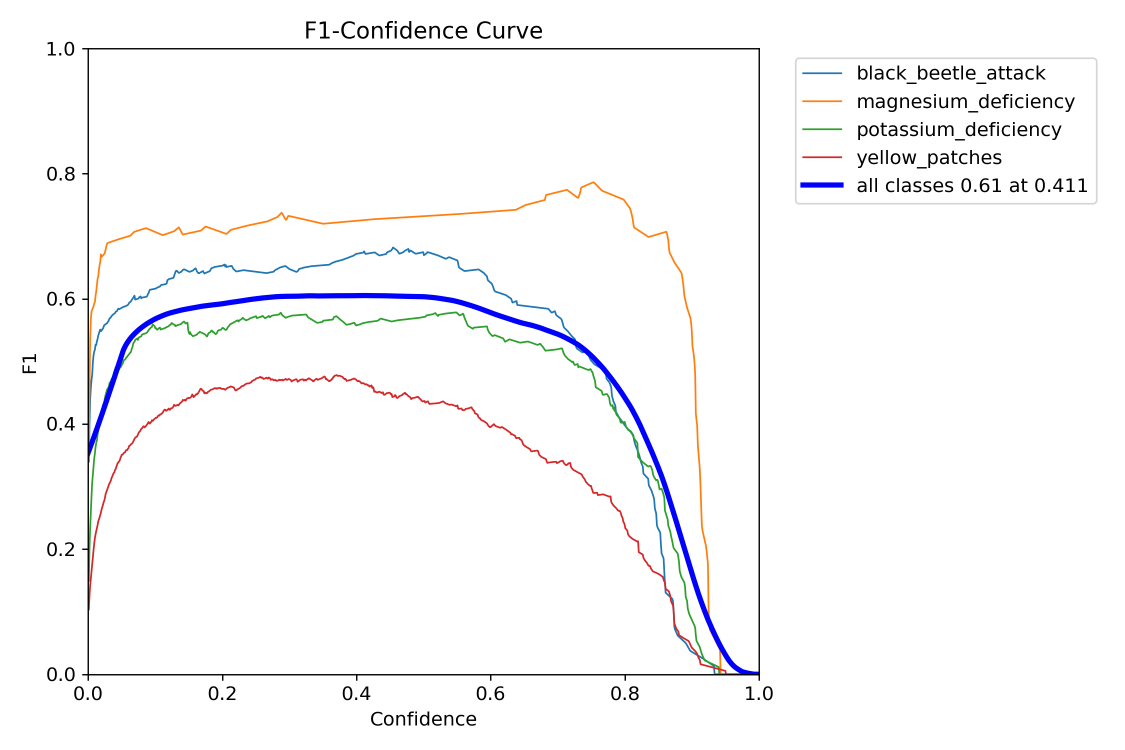
#> input picture ml/weights/disease_v5/BoxF1_curve.png, 2250 x 1500 px (shown at 1/2 size); its folder holds 3 pictures in this run
$ python drone_pipeline.py --input_dir ../weights/disease_v5
#> lines starting #> are read from the running program, lines starting #| are printed output that depends on the picture
#!/usr/bin/env python3
"""
Drone Image Pipeline for Coconut Farm Analysis

This script processes multiple overlapping drone images to create a panoramic view,
then performs object detection and segmentation to identify individual coconut trees.

Features for improved accuracy:
- Enhanced image stitching with fallback modes
- Image preprocessing (CLAHE, denoising, sharpening)
- Optimized YOLOv8m model with tuned parameters
- Detection filtering and confidence analysis

Usage:
    python drone_pipeline.py --input_dir /path/to/drone/images --output_dir /path/to/output

Requirements:
    - OpenCV for image stitching
    - Ultralytics YOLOv8 for detection and segmentation
"""

import os
import cv2
import json
import argparse
import numpy as np
from ultralytics import YOLO
from pathlib import Path
import matplotlib.pyplot as plt

_TREE_WEIGHTS = str(Path(__file__).parent.parent / "weights" / "coconut_tree_v6-3.pt")


def stitch_images(image_paths):
    """
    Stitch multiple overlapping images into a single panoramic image using OpenCV.

    Args:
        image_paths (list): List of paths to input images

    Returns:
        numpy.ndarray: Stitched panoramic image, or None if stitching fails
    """
    if len(image_paths) < 2:
        print("Need at least 2 images for stitching")
        return None

    # Read images
    images = []
    for path in image_paths:
        img = cv2.imread(str(path))
#> img is the input picture: shape (1500, 2250, 3); mean B, G, R 250, 248.9, 249.1
        if img is None:
            print(f"Failed to read image: {path}")
            continue

        # Resize images if they're too large (helps with memory and processing)
        height, width = img.shape[:2]
#> height = 1500; width = 2250
        if width > 2000:
            scale = 2000 / width
#> scale = 0.889
            new_width = int(width * scale)
#> new_width = 2000
            new_height = int(height * scale)
#> new_height = 1333
            img = cv2.resize(img, (new_width, new_height), interpolation=cv2.INTER_AREA)
#> img: shape (1333, 2000, 3)

        images.append(img)

    if len(images) < 2:
        print("Not enough valid images for stitching")
        return None

    # Try stitching with different modes for better results
    stitcher = cv2.Stitcher_create(cv2.Stitcher_PANORAMA)
    status, panorama = stitcher.stitch(images)
#> status = 3

    if status != cv2.Stitcher_OK:
        print(f"Standard stitching failed with status: {status}")
#| Standard stitching failed with status: 3
        # Try with SCANS mode as fallback
        try:
            stitcher_scans = cv2.Stitcher_create(cv2.Stitcher_SCANS)
            status, panorama = stitcher_scans.stitch(images)
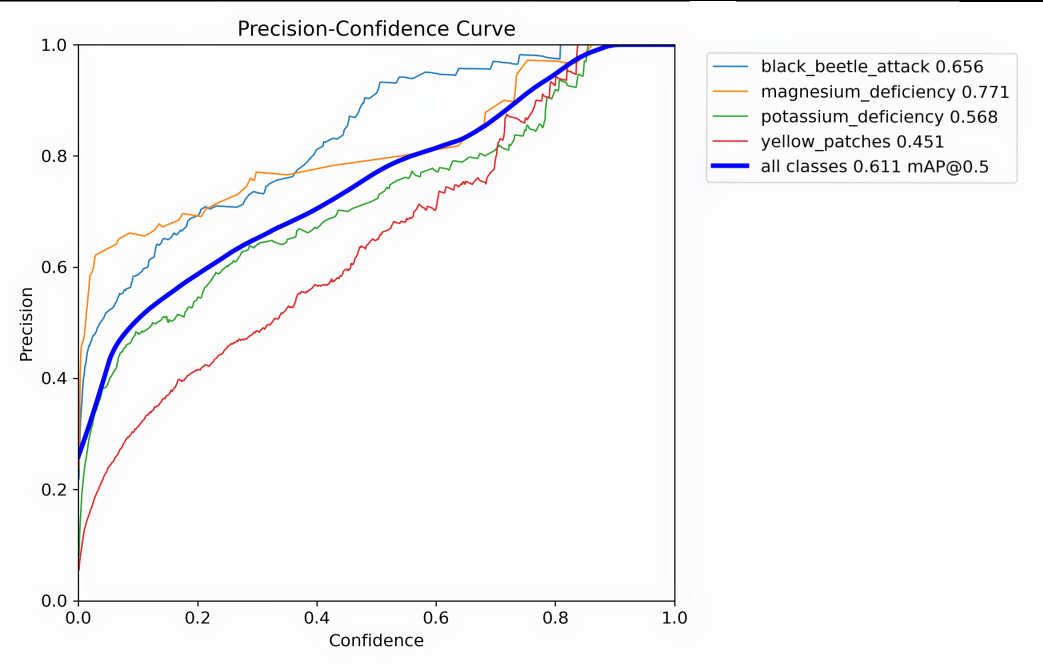
#> panorama: shape (1336, 2086, 3) (shown at 1/2 size); mean of channels 0, 1, 2 247.9, 246.9, 247.1; drawn as B, G, R
#> status = 0
            if status != cv2.Stitcher_OK:
                print(f"SCANS stitching also failed with status: {status}")
                return None
        except:
            return None

    return panorama


def preprocess_image(image):
    """
    Preprocess image to improve detection accuracy.

    Args:
        image (numpy.ndarray): Input image

    Returns:
        numpy.ndarray: Preprocessed image
    """
    # Convert to LAB color space for better contrast enhancement
    lab = cv2.cvtColor(image, cv2.COLOR_BGR2LAB)
#> lab: shape (1336, 2086, 3); mean of channels 0, 1, 2 247.8, 128.5, 127.7

    # Apply CLAHE (Contrast Limited Adaptive Histogram Equalization)
    clahe = cv2.createCLAHE(clipLimit=3.0, tileGridSize=(8, 8))
    lab[:, :, 0] = clahe.apply(lab[:, :, 0])
#> lab: shape (1336, 2086, 3); mean of channels 0, 1, 2 245.8, 128.5, 127.7

    # Convert back to BGR
    enhanced = cv2.cvtColor(lab, cv2.COLOR_LAB2BGR)

    # Apply slight Gaussian blur to reduce noise
    blurred = cv2.GaussianBlur(enhanced, (3, 3), 0)

    # Apply sharpening filter
    kernel = np.array([[-1,-1,-1],
                       [-1, 9,-1],
                       [-1,-1,-1]])
    sharpened = cv2.filter2D(blurred, -1, kernel)

    return sharpened


def detect_trees_yolo(panorama, model_path=None):
    """
    Perform object detection and segmentation on the panoramic image using YOLO.

    Args:
        panorama (numpy.ndarray): Input panoramic image
        model_path (str): Path to YOLO model weights (default: coconut_tree_v6-3.pt)

    Returns:
        dict: Results containing detections, masks, etc.
    """
    if model_path is None:
        model_path = _TREE_WEIGHTS
    # Preprocess image for better detection
    processed_panorama = preprocess_image(panorama)

    # Load YOLO model
    model = YOLO(model_path)

    # Run inference with optimized parameters for better accuracy
    results = model(processed_panorama, conf=0.25, iou=0.4, max_det=500)

    return results


# [126 lines left out: functions filter_detections, annotate_image, save_outputs, not called in this run]


def main():
    parser = argparse.ArgumentParser(description="Drone Image Pipeline for Coconut Farm Analysis")
    parser.add_argument('--input_dir', required=True, help='Directory containing drone images')
    parser.add_argument('--output_dir', default='output', help='Output directory for results')
    parser.add_argument('--model_path', default=_TREE_WEIGHTS,
                       help='Path to YOLO model weights (default: coconut_tree_v6-3.pt)')

    args = parser.parse_args()

    input_dir = Path(args.input_dir)
    if not input_dir.exists():
        print(f"Input directory does not exist: {input_dir}")
        return

    # Get all image files
    image_extensions = {'.jpg', '.jpeg', '.png', '.bmp', '.tiff'}
    image_paths = [p for p in input_dir.iterdir() if p.suffix.lower() in image_extensions]

    if len(image_paths) < 2:
        print(f"Need at least 2 images, found {len(image_paths)}")
        return

    print(f"Found {len(image_paths)} images for stitching")

    # Stitch images
    print("Stitching images...")
    panorama = stitch_images(image_paths)

    if panorama is None:
        print("Failed to create panorama")
        return

    print("Panorama created successfully")

    # Detect trees
    print("Running YOLO detection and segmentation...")
    results = detect_trees_yolo(panorama, args.model_path)

    # Annotate image
    print("Annotating image with tree detections...")
    annotated, tree_data = annotate_image(panorama, results)

    print(f"Detected {len(tree_data)} trees")

    # Print detection statistics
    if tree_data:
        confidences = [tree['confidence'] for tree in tree_data]
        avg_confidence = sum(confidences) / len(confidences)
        min_confidence = min(confidences)
        max_confidence = max(confidences)

        print(".2f")
        print(".2f")
        print(".2f")

        # Show confidence distribution
        high_conf = sum(1 for c in confidences if c >= 0.8)
        med_conf = sum(1 for c in confidences if 0.5 <= c < 0.8)
        low_conf = sum(1 for c in confidences if c < 0.5)

        print(f"Confidence distribution: High (≥0.8): {high_conf}, Medium (0.5-0.8): {med_conf}, Low (<0.5): {low_conf}")

    # Save outputs
    save_outputs(panorama, annotated, tree_data, args.output_dir)

    print("Pipeline completed successfully!")


if __name__ == "__main__":
    main()
#> (the call stopped at in detect_trees_yolo, `model = YOLO(model_path)`: ultralytics is not available in this run)
